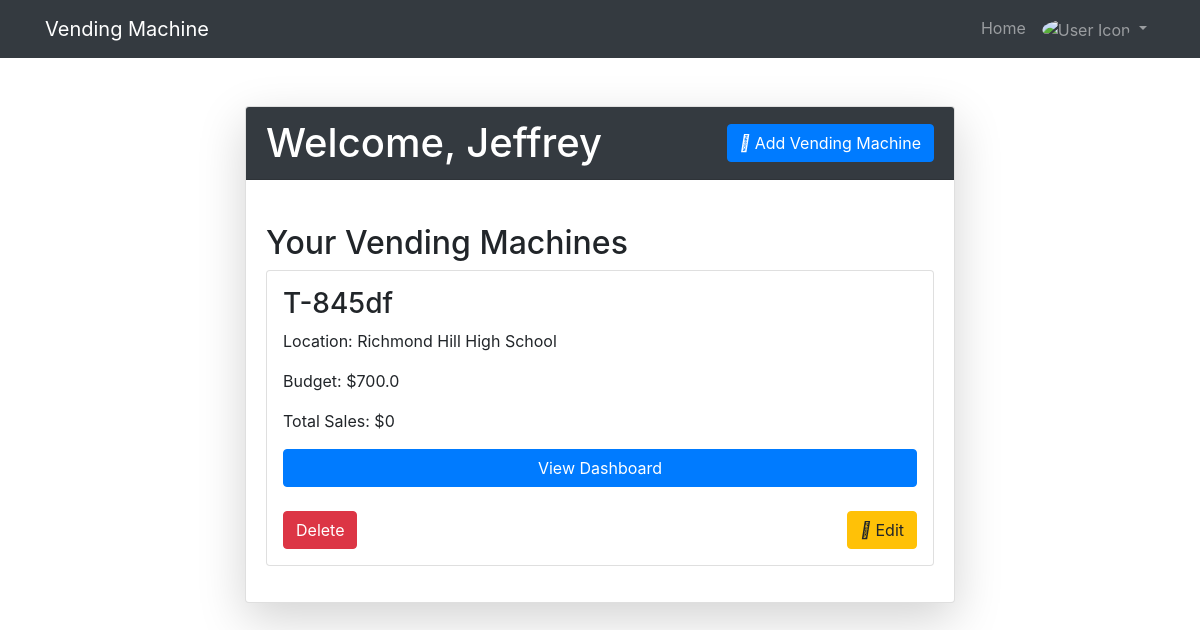
Page / (signed in) on the earlier database version.
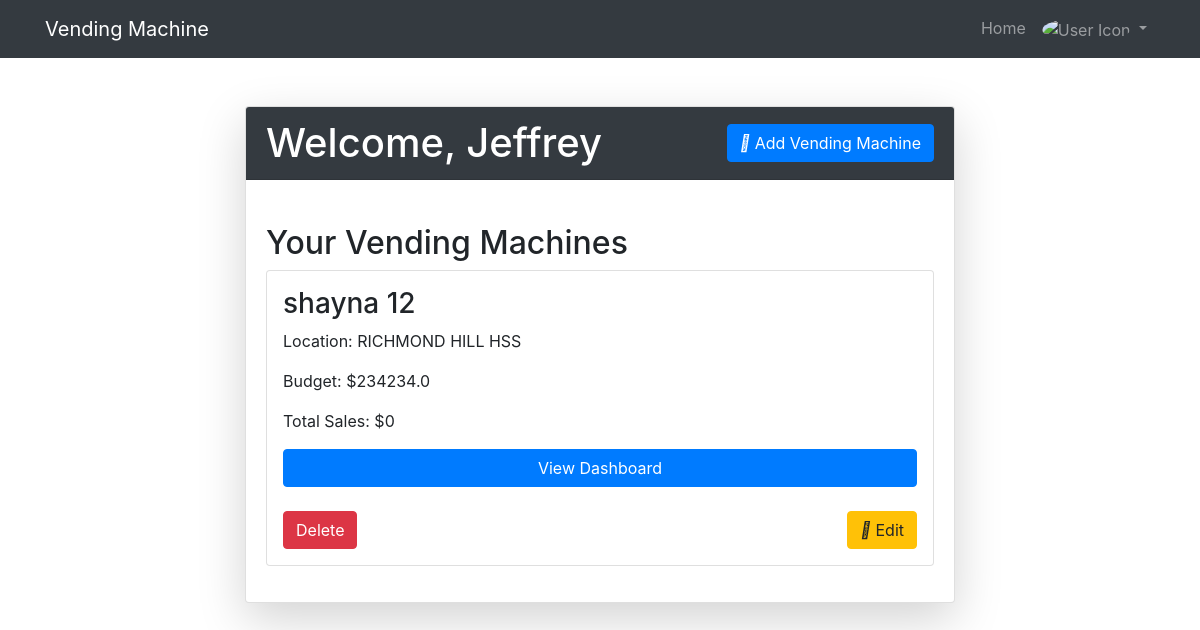
Same page on the later database version.
### website/models.py (models this page shows, shortened)
class User(db.Model, UserMixin):
    id = db.Column(db.Integer, primary_key=True)
    firstName = db.Column(db.String(80), unique=True, nullable=False)
    email = db.Column(db.String(80), unique=True, nullable=False)
    password = db.Column(db.String(40), nullable=False)
    vending_machines = db.relationship("VendingMachine", backref='owner', lazy=True)

class VendingMachine(db.Model):
    id = db.Column(db.Integer, primary_key=True)
    machine_name = db.Column(db.String(80), nullable=False)
    location = db.Column(db.String(100), nullable=True)
    date = db.Column(db.Date, nullable=True)
    budget = db.Column(db.Float, nullable=False)
    total_sales = db.Column(db.Float, default=0.0, nullable=False)
    user_id = db.Column(db.Integer, db.ForeignKey('user.id'), nullable=False)
    notes = db.relationship('Note', backref='vending_machine', lazy=True)
    transactions = db.relationship('Transaction', backref='vending_machine', lazy=True)
    def calculate_total_sales(self):
        return sum(tr.amount for tr in self.transactions)

### website/views.py (the view)
@views.route('/', methods=['GET', 'POST'])
@login_required
def home():
    user_vending_machine = VendingMachine.query.filter_by(user_id=current_user.id).all()
    return render_template("home.html", user=current_user, vending_machines=user_vending_machine)

### website/__init__.py (called while the page is built)
def create_app():
    app = Flask(__name__)
    app.config['SECRET_KEY'] = SECRET_KEY
    app.config['SQLALCHEMY_DATABASE_URI'] = f'sqlite:///{os.path.join(app.root_path, DB_NAME)}'
    db.init_app(app)
    from .views import views
    from .auth import auth
    from .vending_Machine import vending_machine_bp
    app.register_blueprint(views, url_prefix='/')
    app.register_blueprint(auth, url_prefix='/')
    app.register_blueprint(vending_machine_bp , url_prefix='/')
    from .models import User, Note, VendingMachine
    create_database(app)
    login_manager = LoginManager()
    login_manager.login_view = 'auth.login'
    login_manager.init_app(app)
    @login_manager.user_loader
    def load_user(id):
        return User.query.get(int(id))
    return app

### website/templates/home.html (shortened to what this page needs)
{% extends "base.html" %}
{% block content %}
<div class="container mt-5">
  <div class="row justify-content-center">
    <div class="col-md-8">
      <div class="card shadow-lg rounded">
        <div class="card-header bg-dark text-white d-flex justify-content-between align-items-center">
          <h1 class="mb-0">Welcome, {{ current_user.firstName }}</h1>
          <div class="action-buttons">
            <button type="button" class="btn btn-primary" data-toggle="modal" data-target="#addMachineModal">
              <i class="fas fa-plus"></i> Add Vending Machine
            </button>
          </div>
        </div>
        <div class="card-body">
          <h2 class="mt-4">Your Vending Machines</h2>
          <div class="vending-machine-list">
            {% if user.vending_machines %}
              {% for machine in user.vending_machines %}
              <div class="vending-machine card mb-3 p-3">
                <h3>{{ machine.machine_name }}</h3>
                <p>Location: {{ machine.location }}</p>
                <p>Budget: ${{ machine.budget }}</p>
                <p>Total Sales: ${{ machine.calculate_total_sales() }}</p>
                <a href="{{ url_for('vending_machine_bp.vending_machine_dashboard', machine_id=machine.id) }}" class="btn btn-primary">View Dashboard</a>
                <div class="row mt-4">
                    <div class="col-md-6 text-left">
                        <form method="POST" action="{{ url_for('views.delete_vending_machine', vending_machine_id=machine.id) }}" class="delete-form">
                            <button type="submit" class="btn btn-danger">Delete</button>
                        </form>
                    </div>
                    <div class="col-md-6 text-right">
                        <a href="{{ url_for('views.edit_vending_machine', vending_machine_id=machine.id) }}" class="btn btn-warning">
                            <i class="fas fa-edit"></i> Edit
                        </a>
                    </div>
                </div>
            </div>
              {% endfor %}
            {% else %}
              <p>You don't have any vending machines yet.</p>
            {% endif %}
          </div>
        </div>
      </div>
    </div>
  </div>
</div>
{% endblock %}

### website/templates/base.html (shortened to what this page needs)
<!DOCTYPE html>
<html>
<head>
    <link rel="stylesheet" href="https://stackpath.bootstrapcdn.com/bootstrap/4.4.1/css/bootstrap.min.css">
    <link rel="stylesheet" href="https://stackpath.bootstrapcdn.com/font-awesome/4.7.0/css/font-awesome.min.css">
</head>
<body>
    <nav class="navbar navbar-expand-lg navbar-dark bg-dark">
        <div class="container">
            <a class="navbar-brand" href="/">Vending Machine</a>
            <div class="collapse navbar-collapse" id="navbar">
                <ul class="navbar-nav ml-auto">
                    {% if user.is_authenticated %}
                    <li class="nav-item">
                        <a class="nav-link" href="/">Home</a>
                    </li>
                    <li class="nav-item dropdown">
                        <a class="nav-link dropdown-toggle" href="#" id="userDropdown" role="button" data-toggle="dropdown" aria-haspopup="true" aria-expanded="false">
                            <img src="icon.png" alt="User Icon" width="30" class="rounded-circle"> {{ user.name }}
                        </a>
                    </li>
                    {% endif %}
                </ul>
            </div>
        </div>
    </nav>
    <div class="container mt-4">
        {% block content %}
        {% endblock %}
    </div>
</body>
</html>

Differences in the rows shown:
changed VendingMachine: machine_name "T-845df" → "shayna 12"; location "Richmond Hill High School" → "RICHMOND HILL HSS"; budget "700.0" → "234234.0"
